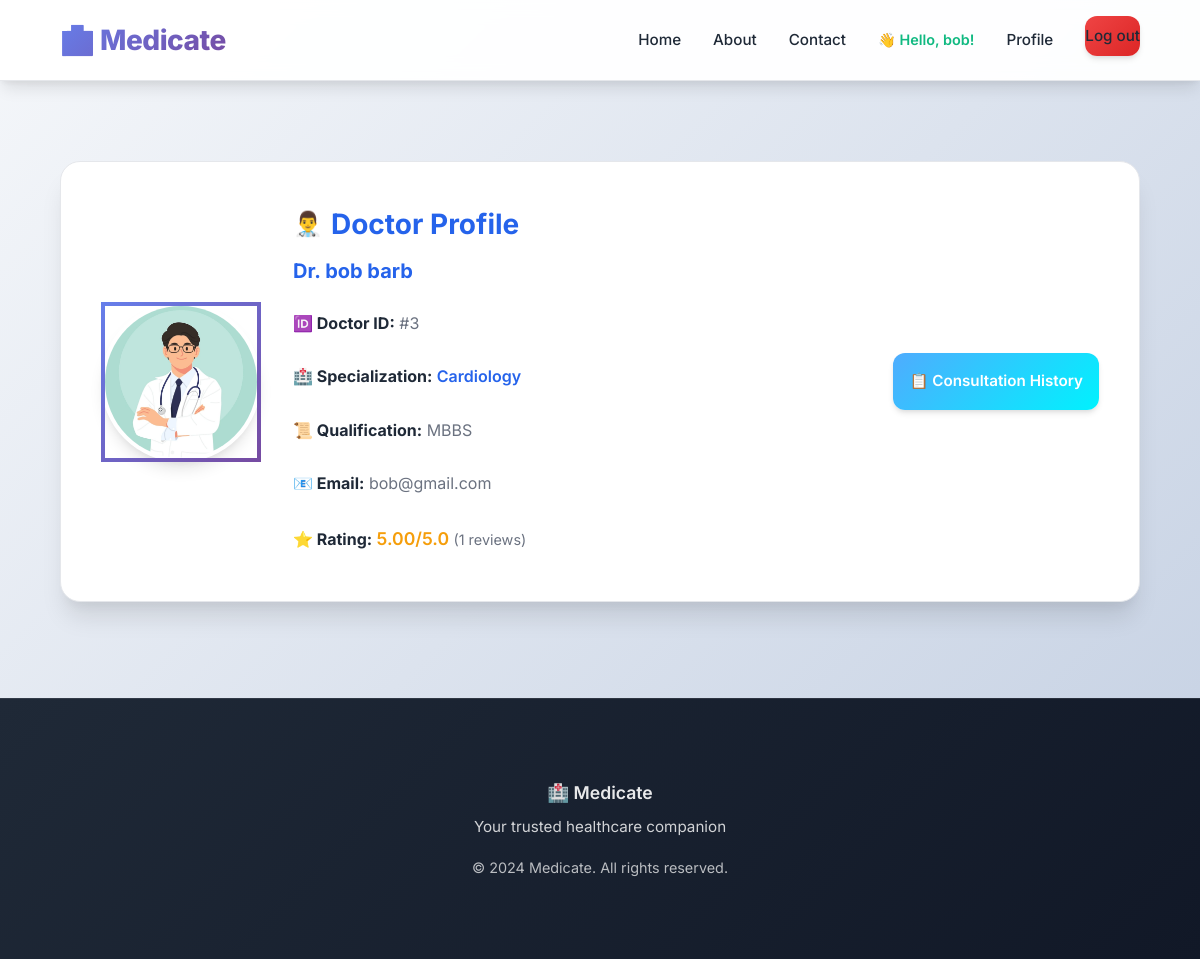
/accounts/doctor/bob/ (signed in), run on the app's committed database.
### accounts/models.py (models this page shows, shortened)
class User(AbstractUser):
    USER_TYPE_CHOICES = (
        ('admin', 'Admin'),
        ('doctor', 'Doctor'),
        ('patient', 'Patient'),
    )
    user_type = models.CharField(max_length=10, choices=USER_TYPE_CHOICES)
    email = models.EmailField(unique=True)
    phone_regex = RegexValidator(regex=r'^\+?1?\d{9,15}$', message="Phone number must be entered in the format: '+999999999'. Up to 15 digits allowed.")
    mobile = models.CharField(validators=[phone_regex], max_length=17, blank=True)

class DoctorProfile(models.Model):
    SPECIALIZATION_CHOICES = (
        ('cardiology', 'Cardiology'),
        ('dermatology', 'Dermatology'),
        ('neurology', 'Neurology'),
        ('orthopedics', 'Orthopedics'),
        ('pediatrics', 'Pediatrics'),
        ('psychiatry', 'Psychiatry'),
        ('oncology', 'Oncology'),
        ('gastroenterology', 'Gastroenterology'),
        ('urology', 'Urology'),
        ('gynecology', 'Gynecology'),
        ('ophthalmology', 'Ophthalmology'),
        ('otolaryngology', 'Otolaryngology (ENT)'),
        ('pulmonology', 'Pulmonology'),
        ('rheumatology', 'Rheumatology'),
        ('endocrinology', 'Endocrinology'),
        ('other', 'Other'),
    )
    QUALIFICATION_CHOICES = (
        ('mbbs', 'MBBS'),
        ('md', 'MD'),
        ('ms', 'MS'),
        ('dip', 'Diploma'),
        ('phd', 'PhD'),
        ('other', 'Other'),
    )
    user = models.OneToOneField(User, on_delete=models.CASCADE, related_name='doctor_profile')
    specialization = models.CharField(max_length=100, choices=SPECIALIZATION_CHOICES)
    custom_specialization = models.CharField(max_length=100, blank=True, null=True)
    qualification = models.CharField(max_length=200, choices=QUALIFICATION_CHOICES)
    experience_years = models.IntegerField(default=0)
    registration_number = models.CharField(max_length=50, unique=True)
    address = models.TextField()
    profile_picture = models.ImageField(upload_to='doctor_pics/', default='default_doctor.png')
    bio = models.TextField(blank=True)
    consultation_fee = models.DecimalField(max_digits=10, decimal_places=2, default=0)
    rating = models.DecimalField(max_digits=3, decimal_places=2, default=0.0)
    total_ratings = models.IntegerField(default=0)
    is_available = models.BooleanField(default=True)
    created_at = models.DateTimeField(auto_now_add=True)

### accounts/views.py (the view)
# urls.py: path('doctor/<str:username>/', views.doctor_profile, name='doctor_profile'),
@login_required
def doctor_profile(request, username):
    user = get_object_or_404(User, username=username)
    if user.user_type != 'doctor':
        messages.error(request, 'Invalid profile.')
        return redirect('home')
    try:
        profile = user.doctor_profile
    except Exception as e:
        try:
            profile = DoctorProfile.objects.create(
                user=user,
                specialization='general_practice',
                qualification='mbbs',
                experience_years=0,
                registration_number=f'REG-{user.id}',
                address='Not provided'
            )
            messages.info(request, 'Profile created. Please update your information.')
        except Exception as e:
            messages.error(request, f'Error loading profile: {str(e)}')
            return redirect('home')
    context = {
        'user': user,
        'profile': profile,
        'is_owner': request.user == user,
    }
    return render(request, 'accounts/doctor_profile.html', context)

### templates/accounts/doctor_profile.html (shortened to what this page needs)
{% extends 'base.html' %}
{% block content %}
<div class="container" style="margin-top: 3rem; margin-bottom: 4rem;">
    {% if is_edit %}
        <div class="card" style="max-width: 800px; margin: 0 auto;">
            <div class="card-header" style="text-align: center; font-size: 1.5rem;">
                ✏️ Edit Doctor Profile
            </div>
            <form method="post" enctype="multipart/form-data" style="margin-top: 2rem;">
                {% csrf_token %}
                <div class="grid-2">
                    <div class="form-group">
                        <label>First Name</label>
                        {{ form.first_name }}
                        {% if form.first_name.errors %}<small style="color: #dc3545;">{{ form.first_name.errors.0 }}</small>{% endif %}
                    </div>
                    <div class="form-group">
                        <label>Last Name</label>
                        {{ form.last_name }}
                        {% if form.last_name.errors %}<small style="color: #dc3545;">{{ form.last_name.errors.0 }}</small>{% endif %}
                    </div>
                </div>
                <div class="grid-2">
                    <div class="form-group">
                        <label>Email</label>
                        {{ form.email }}
                        {% if form.email.errors %}<small style="color: #dc3545;">{{ form.email.errors.0 }}</small>{% endif %}
                    </div>
                    <div class="form-group">
                        <label>Mobile</label>
                        {{ form.mobile }}
                        {% if form.mobile.errors %}<small style="color: #dc3545;">{{ form.mobile.errors.0 }}</small>{% endif %}
                    </div>
                </div>
                <div class="grid-2">
                    <div class="form-group">
                        <label>Specialization</label>
                        {{ form.specialization }}
                        {% if form.specialization.errors %}<small style="color: #dc3545;">{{ form.specialization.errors.0 }}</small>{% endif %}
                    </div>
                    <div class="form-group">
                        <label>Qualification</label>
                        {{ form.qualification }}
                        {% if form.qualification.errors %}<small style="color: #dc3545;">{{ form.qualification.errors.0 }}</small>{% endif %}
                    </div>
                </div>
                <div class="form-group">
                    <label>Custom Specialization (if Other)</label>
                    {{ form.custom_specialization }}
                    {% if form.custom_specialization.errors %}<small style="color: #dc3545;">{{ form.custom_specialization.errors.0 }}</small>{% endif %}
                </div>
                <div class="grid-2">
                    <div class="form-group">
                        <label>Experience (years)</label>
                        {{ form.experience_years }}
                        {% if form.experience_years.errors %}<small style="color: #dc3545;">{{ form.experience_years.errors.0 }}</small>{% endif %}
                    </div>
                    <div class="form-group">
                        <label>Consultation Fee</label>
                        {{ form.consultation_fee }}
                        {% if form.consultation_fee.errors %}<small style="color: #dc3545;">{{ form.consultation_fee.errors.0 }}</small>{% endif %}
                    </div>
                </div>
                <div class="form-group">
                    <label>Address</label>
                    {{ form.address }}
                    {% if form.address.errors %}<small style="color: #dc3545;">{{ form.address.errors.0 }}</small>{% endif %}
                </div>
                <div class="form-group">
                    <label>Bio</label>
                    {{ form.bio }}
                    {% if form.bio.errors %}<small style="color: #dc3545;">{{ form.bio.errors.0 }}</small>{% endif %}
                </div>
                <div class="form-group">
                    <label>Profile Picture</label>
                    {{ form.profile_picture }}
                    {% if form.profile_picture.errors %}<small style="color: #dc3545;">{{ form.profile_picture.errors.0 }}</small>{% endif %}
                </div>
                <div class="form-group">
                    <label>
                        {{ form.is_available }}
                        Available for consultation
                    </label>
                    {% if form.is_available.errors %}<small style="color: #dc3545;">{{ form.is_available.errors.0 }}</small>{% endif %}
                </div>
                <div style="display: flex; gap: 1rem; margin-top: 2rem;">
                    <button type="submit" class="btn btn-success">Save Changes</button>
                    <a href="{% url 'accounts:doctor_profile' user.username %}" class="btn btn-secondary">Cancel</a>
                </div>
            </form>
        </div>
    {% else %}
        <div class="profile-card">
            <img src="{{ profile.profile_picture.url }}" alt="Profile" class="profile-image"
                 onerror="this.src='https://via.placeholder.com/150'">
            <div class="profile-info" style="flex: 1;">
                <div style="display: flex; align-items: center; gap: 0.5rem; margin-bottom: 0.5rem;">
                    <span style="font-size: 1.5rem;">👨‍⚕️</span>
                    <h2 style="margin: 0;">Doctor Profile</h2>
                </div>
                <h3 style="color: var(--primary-color); margin-bottom: 1rem;">Dr. {{ user.get_full_name }}</h3>
                <div style="display: grid; gap: 0.75rem;">
                    <p><strong style="color: var(--dark-text);">🆔 Doctor ID:</strong> <span style="color: var(--light-text);">#{{ profile.id }}</span></p>
                    <p><strong style="color: var(--dark-text);">🏥 Specialization:</strong> <span style="color: var(--primary-color); font-weight: 600;">{{ profile.get_specialization_display }}</span></p>
                    <p><strong style="color: var(--dark-text);">📜 Qualification:</strong> <span style="color: var(--light-text);">{{ profile.get_qualification_display }}</span></p>
                    <p><strong style="color: var(--dark-text);">📧 Email:</strong> <span style="color: var(--light-text);">{{ user.email }}</span></p>
                    <p><strong style="color: var(--dark-text);">⭐ Rating:</strong>
                        <span style="color: var(--warning-color); font-weight: 600; font-size: 1.1rem;">
                            {{ profile.rating }}/5.0
                        </span>
                        <span style="color: var(--light-text); font-size: 0.9rem;">({{ profile.total_ratings }} reviews)</span>
                    </p>
                </div>
            </div>
            <div style="display: flex; flex-direction: column; gap: 1rem; min-width: 200px;">
                <a href="{% url 'consultation:consultation_history' %}" class="btn btn-secondary" style="text-align: center; padding: 1rem; width: 100%;">
                    📋 Consultation History
                </a>
            </div>
        </div>
    {% endif %}
</div>
{% endblock %}

### templates/base.html (shortened to what this page needs)
{% load static %}
<!DOCTYPE html>
<html lang="en">
<head>
    {% load static %}
    <link rel="stylesheet" href="{% static 'css/style.css' %}">
</head>
<body>
    {% load static %}
    <nav class="navbar">
        <a href="{% url 'home' %}" class="logo">🏥 Medicate</a>
        <ul class="nav-links">
            <li><a href="{% url 'home' %}" {% if request.resolver_match.url_name == 'home' %}class="active"{% endif %}>Home</a></li>
            <li><a href="{% url 'home' %}#about">About</a></li>
            <li><a href="{% url 'contact' %}">Contact</a></li>
            {% if user.is_authenticated %}
                <li class="user-greeting">👋 Hello, {{ user.first_name }}!</li>
                <li><a href="{% if user.user_type == 'patient' %}{% url 'accounts:patient_profile' user.username %}{% else %}{% url 'accounts:doctor_profile' user.username %}{% endif %}">Profile</a></li>
                <li><a href="{% url 'accounts:logout' %}" class="btn btn-danger">Log out</a></li>
            {% else %}
                <li><a href="{% url 'accounts:signup' %}">Signup</a></li>
                <li><a href="{% url 'accounts:signin' %}" class="btn btn-primary">Login</a></li>
            {% endif %}
        </ul>
    </nav>
    {% block content %}{% endblock %}
    <footer>
        <div class="container">
            <p style="font-size: 1.1rem; margin-bottom: 0.5rem; font-weight: 600;">🏥 Medicate</p>
            <p style="opacity: 0.8; margin-bottom: 1rem;">Your trusted healthcare companion</p>
            <p style="opacity: 0.7; font-size: 0.9rem;">&copy; 2024 Medicate. All rights reserved.</p>
        </div>
    </footer>
</body>
</html>

### data on the page
User: first_name "bob", get_full_name "bob barb", email "bob@gmail.com"
DoctorProfile: profile_picture (picture), id "3", specialization "Cardiology", qualification "MBBS", rating "5.00", total_ratings "1"
